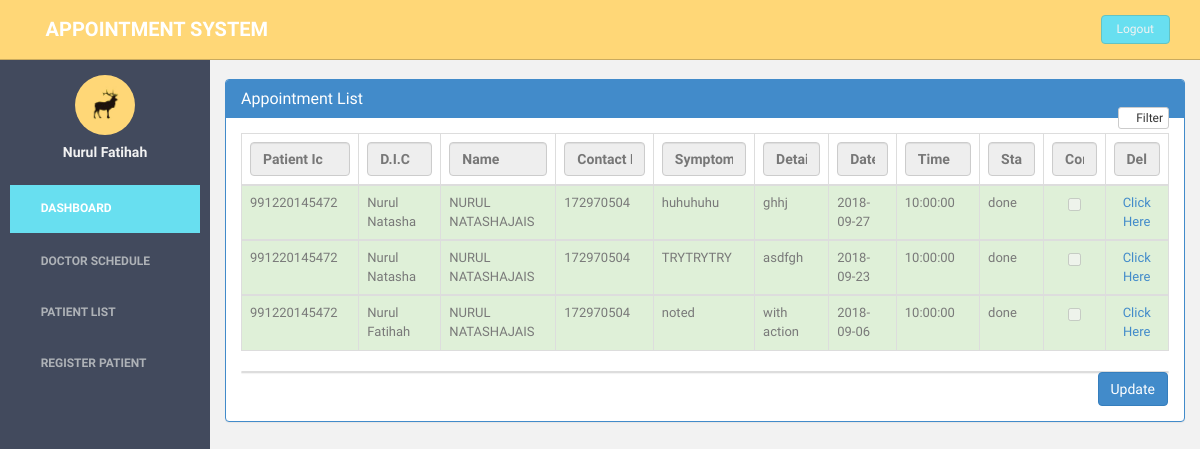
Before: /doctor/doctordashboard.php (signed in) with the older database file.
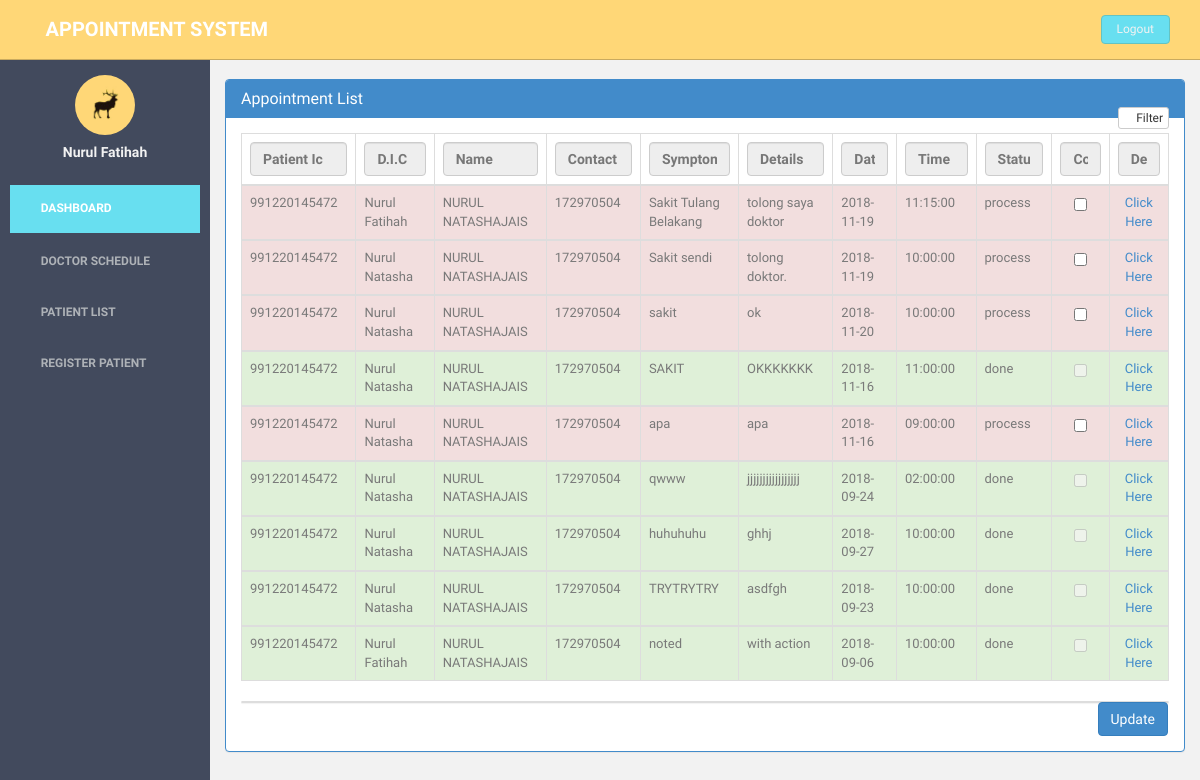
After: the same page with the newer database file.
### tables this page shows
CREATE TABLE `appointment` (
  `appId` int(3) NOT NULL,
  `patientIc` bigint(12) NOT NULL,
  `scheduleId` int(10) NOT NULL,
  `appSymptom` varchar(100) NOT NULL,
  `appComment` varchar(100) NOT NULL,
  `status` varchar(10) NOT NULL DEFAULT 'process'
);

CREATE TABLE `doctorschedule` (
  `doctorname` varchar(100) NOT NULL,
  `scheduleId` int(11) NOT NULL,
  `scheduleDate` date NOT NULL,
  `scheduleDay` varchar(15) NOT NULL,
  `startTime` time NOT NULL,
  `bookAvail` varchar(10) NOT NULL
);

CREATE TABLE `patient` (
  `icPatient` bigint(12) NOT NULL,
  `password` varchar(20) NOT NULL,
  `patientFirstName` varchar(20) NOT NULL,
  `patientLastName` varchar(20) NOT NULL,
  `patientMaritialStatus` varchar(10) NOT NULL,
  `patientDOB` date NOT NULL,
  `patientGender` varchar(10) NOT NULL,
  `patientAddress` varchar(100) NOT NULL,
  `patientPhone` varchar(15) NOT NULL,
  `patientEmail` varchar(100) NOT NULL,
  `type` int(1) NOT NULL
);

### doctor/doctordashboard.php (the view, shortened to what the changed rows need)
<?php
include_once '../assets/conn/dbconnect.php';
?>
<!DOCTYPE html>
<html lang="en">
  <head>
    <link href="assets/css/bootstrap1.css" rel="stylesheet">
    <link href="assets/font-awesome/css/font-awesome.css" rel="stylesheet" />
    <link rel="stylesheet" type="text/css" href="assets/css/zabuto_calendar.css">
    <link rel="stylesheet" type="text/css" href="assets/js/gritter/css/jquery.gritter.css" />
    <link rel="stylesheet" type="text/css" href="assets/lineicons/style.css">
    <link href="assets/css/style1.css" rel="stylesheet">
    <link href="assets/css/style-responsive.css" rel="stylesheet">
  </head>
  <body>
  <section id="container" >
      <section id="main-content">
          <section class="wrapper"><br>
                    <div class="panel panel-primary filterable">
                        <div class="panel-body">
                        <table class="table table-hover table-bordered">
                            <thead>
                                <tr class="filters">
                                    <th><input type="text" class="form-control" placeholder="Patient Ic" disabled></th>
                                    <th><input type="text" class="form-control" placeholder="D.I.C" disabled></th>
                                    <th><input type="text" class="form-control" placeholder="Name" disabled></th>
                                    <th><input type="text" class="form-control" placeholder="Contact No" disabled></th>
                                    <th><input type="text" class="form-control" placeholder="Symptom/Services" disabled></th>
                                    <th><input type="text" class="form-control" placeholder="Details" disabled></th>
                                    <th><input type="text" class="form-control" placeholder="Date" disabled></th>
                                    <th><input type="text" class="form-control" placeholder="Time" disabled></th>
                                    <th><input type="text" class="form-control" placeholder="Status" disabled></th>
                                    <th><input type="text" class="form-control" placeholder="Complete" disabled></th>
                                    <th><input type="text" class="form-control" placeholder="Delete" disabled></th>
                                </tr>
                            </thead>
                            <?php
                            $res = mysqli_query($con, "SELECT a.*, b.*,c.*
                            FROM patient a
                            JOIN appointment b
                            On a.icPatient = b.patientIc
                            JOIN doctorschedule c
                            On b.scheduleId=c.scheduleId
                            Order By appId desc");
                            while ($appointment=mysqli_fetch_array($res)) {
                                if ($appointment['status']=='process') {
                                    $status="danger";
                                    $checked='';
                                } else {
                                    $status="success";
                                    $checked = 'disabled';
                                }
                                echo "<tbody>";
                                echo "<tr class='$status'>";
                                    echo "<td>" . $appointment['patientIc'] . "</td>";
                                    echo "<td>" . $appointment['doctorname'] . "</td>";
                                    echo "<td>" . $appointment['patientFirstName'] . $appointment['patientLastName'] . "</td>";
                                    echo "<td>" . $appointment['patientPhone'] . "</td>";
                                    echo "<td>" . $appointment['appSymptom'] . "</td>";
                                    echo "<td>" . $appointment['appComment'] . "</td>";
                                    echo "<td>" . $appointment['scheduleDate'] . "</td>";
                                    echo "<td>" . $appointment['startTime'] . "</td>";
                                    echo "<td>" . $appointment['status'] . "</td>";
                                    echo "<form method='POST'>";
                                    echo "<td class='text-center'><input type='checkbox' name='enable' id='enable' value='".$appointment['appId']."' onclick='chkit(".$appointment['appId'].",this.checked);' ".$checked."></td>";
                                    echo "<td class='text-center'><a href='#' id='".$appointment['appId']."' class='delete'>Click Here </a>
                            </td>";
                            }
                                echo "</tr>";
                           echo "</tbody>";
                       echo "</table>";
                        ?>
                    </div>
                </div>
          </section>
      </section>
  </section>
  </body>
</html>

Changed rows visible on the page:
added appointment: patientIc "991220145472", scheduleId.doctorname "Nurul Fatihah", patientIc.patientFirstName "NURUL NATASHA", patientIc.patientLastName "JAIS", patientIc.patientPhone "172970504", appSymptom "Sakit Tulang Belakang", appComment "tolong saya doktor", scheduleId.scheduleDate "2018-11-19", scheduleId.startTime "11:15:00", status "process"
added appointment: patientIc "991220145472", scheduleId.doctorname "Nurul Natasha", patientIc.patientFirstName "NURUL NATASHA", patientIc.patientLastName "JAIS", patientIc.patientPhone "172970504", appSymptom "Sakit sendi", appComment "tolong doktor.", scheduleId.scheduleDate "2018-11-19", scheduleId.startTime "10:00:00", status "process"
added appointment: patientIc "991220145472", scheduleId.doctorname "Nurul Natasha", patientIc.patientFirstName "NURUL NATASHA", patientIc.patientLastName "JAIS", patientIc.patientPhone "172970504", appSymptom "sakit", appComment "ok", scheduleId.scheduleDate "2018-11-20", scheduleId.startTime "10:00:00", status "process"
added appointment: patientIc "991220145472", scheduleId.doctorname "Nurul Natasha", patientIc.patientFirstName "NURUL NATASHA", patientIc.patientLastName "JAIS", patientIc.patientPhone "172970504", appSymptom "SAKIT", appComment "OKKKKKKK", scheduleId.scheduleDate "2018-11-16", scheduleId.startTime "11:00:00", status "done"
added appointment: patientIc "991220145472", scheduleId.doctorname "Nurul Natasha", patientIc.patientFirstName "NURUL NATASHA", patientIc.patientLastName "JAIS", patientIc.patientPhone "172970504", appSymptom "apa", appComment "apa", scheduleId.scheduleDate "2018-11-16", scheduleId.startTime "09:00:00", status "process"
added appointment: patientIc "991220145472", scheduleId.doctorname "Nurul Natasha", patientIc.patientFirstName "NURUL NATASHA", patientIc.patientLastName "JAIS", patientIc.patientPhone "172970504", appSymptom "qwww", appComment "jjjjjjjjjjjjjjjjj", scheduleId.scheduleDate "2018-09-24", scheduleId.startTime "02:00:00", status "done"
